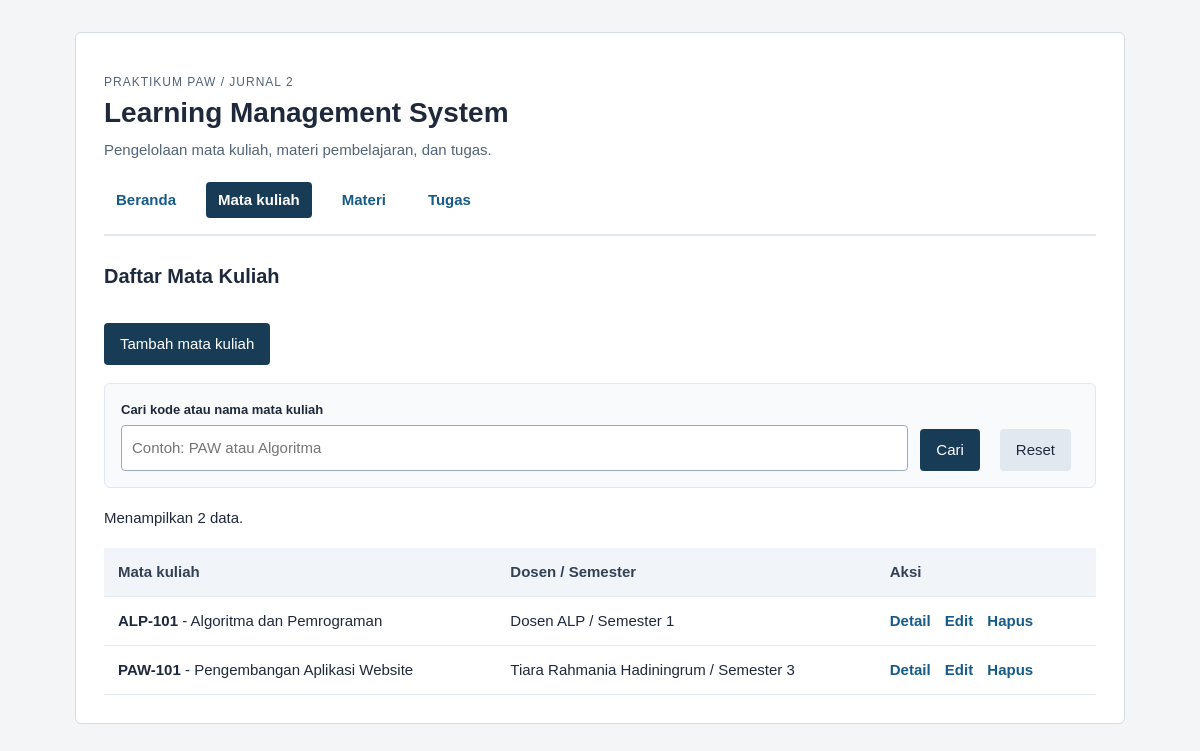
The app's page /daftar_mata_kuliah.php with its own data.
### tables this page shows
CREATE TABLE mata_kuliah (
    id INT UNSIGNED AUTO_INCREMENT PRIMARY KEY,
    kode VARCHAR(20) NOT NULL UNIQUE,
    nama VARCHAR(100) NOT NULL,
    dosen VARCHAR(100) NOT NULL,
    semester TINYINT UNSIGNED NOT NULL
);

### koneksi.php (called while the page is built, shortened)
<?php
function h($teks) {
    return htmlspecialchars((string)$teks, ENT_QUOTES, 'UTF-8');
}

### daftar_mata_kuliah.php (the view, shortened to what this page needs)
<?php
require 'koneksi.php';
$cari = trim($_GET['cari'] ?? '');
$like = '%' . $cari . '%';
$stmt = $conn->prepare('SELECT * FROM mata_kuliah WHERE kode LIKE ? OR nama LIKE ? ORDER BY kode ASC');
$stmt->bind_param('ss', $like, $like);
$stmt->execute();
$hasil = $stmt->get_result();
?>
<!DOCTYPE html>
<html lang="id">
<head>
    <link rel="stylesheet" href="style.css">
</head>
<body>
<main>
    <p class="label-kecil">PRAKTIKUM PAW / JURNAL 2</p>
    <h1>Learning Management System</h1>
    <p class="subjudul">Pengelolaan mata kuliah, materi pembelajaran, dan tugas.</p>
    <nav class="nav-bar">
        <a href="index.php">Beranda</a>
        <a href="daftar_mata_kuliah.php" class="aktif">Mata kuliah</a>
        <a href="daftar_materi.php">Materi</a>
        <a href="daftar_tugas.php">Tugas</a>
    </nav>
    <h2>Daftar Mata Kuliah</h2>
    <p><a class="tombol" href="tambah_mata_kuliah.php">Tambah mata kuliah</a></p>
    <form method="get" class="form-filter">
        <div>
            <label for="cari">Cari kode atau nama mata kuliah</label>
            <input id="cari" name="cari" value="<?= h($cari) ?>" placeholder="Contoh: PAW atau Algoritma">
        </div>
        <button type="submit">Cari</button>
        <a class="tombol tombol-sekunder" href="daftar_mata_kuliah.php">Reset</a>
    </form>
    <p>Menampilkan <?= $hasil->num_rows ?> data.</p>
    <?php if ($hasil->num_rows === 0): ?>
        <p>Data tidak ditemukan.</p>
    <?php else: ?>
        <table>
            <thead>
                <tr>
                    <th>Mata kuliah</th>
                    <th>Dosen / Semester</th>
                    <th>Aksi</th>
                </tr>
            </thead>
            <tbody>
                <?php while ($row = $hasil->fetch_assoc()): ?>
                    <tr>
                        <td><strong><?= h($row['kode']) ?></strong> - <?= h($row['nama']) ?></td>
                        <td><?= h($row['dosen']) ?> / Semester <?= (int)$row['semester'] ?></td>
                        <td class="aksi-link">
                            <a href="detail_mata_kuliah.php?id=<?= (int)$row['id'] ?>">Detail</a>
                            <a href="edit_mata_kuliah.php?id=<?= (int)$row['id'] ?>">Edit</a>
                            <a href="hapus_mata_kuliah.php?id=<?= (int)$row['id'] ?>">Hapus</a>
                        </td>
                    </tr>
                <?php endwhile; ?>
            </tbody>
        </table>
    <?php endif; ?>
</main>
</body>
</html>

### style.css (style rules this page uses)
* { box-sizing: border-box; }
body { margin: 0; background: #f3f5f7; color: #1e293b; font: 15px/1.6 Arial, sans-serif; }
main { max-width: 1050px; margin: 32px auto; padding: 28px; background: #ffffff; border: 1px solid #d4dce3; border-radius: 6px; }
.nav-bar { display: flex; gap: 18px; padding-bottom: 16px; margin-bottom: 24px; border-bottom: 2px solid #e2e8f0; }
.nav-bar a { text-decoration: none; color: #165b87; font-weight: bold; padding: 6px 12px; border-radius: 4px; }
.nav-bar a.aktif, .nav-bar a:hover { background: #183b56; color: #ffffff; }
h1 { font-size: 28px; margin: 0 0 8px; line-height: 1.2; }
h2 { font-size: 20px; margin: 24px 0 12px; }
.subjudul { color: #526477; margin-top: 0; margin-bottom: 20px; }
.label-kecil { color: #526477; font-size: 12px; letter-spacing: 1px; text-transform: uppercase; margin-bottom: 4px; }
table { width: 100%; border-collapse: collapse; margin-top: 18px; }
th, td { padding: 12px 14px; border-bottom: 1px solid #e2e8f0; text-align: left; vertical-align: top; }
th { background: #f1f5f9; font-weight: bold; color: #334155; }
label { display: block; margin-top: 14px; font-weight: bold; margin-bottom: 4px; }
input, select, textarea { display: block; width: 100%; max-width: 650px; padding: 10px; border: 1px solid #9caab7; border-radius: 4px; font: inherit; background: #ffffff; }
button, .tombol { display: inline-block; padding: 9px 16px; margin-top: 16px; margin-right: 8px; background: #183b56; color: #ffffff; border: 0; border-radius: 4px; cursor: pointer; font: inherit; text-decoration: none; }
.tombol-sekunder { background: #e2e8f0; color: #1e293b; }
a { color: #165b87; }
.aksi-link a { margin-right: 10px; font-weight: bold; text-decoration: none; }
.form-filter { display: flex; flex-wrap: wrap; gap: 12px; align-items: flex-end; background: #f8fafc; padding: 16px; border: 1px solid #e2e8f0; border-radius: 6px; margin: 18px 0; }
.form-filter div { flex: 1; min-width: 200px; }
.form-filter label { margin-top: 0; font-size: 13px; }
.form-filter input, .form-filter select { max-width: 100%; }
.form-filter button, .form-filter .tombol { margin-top: 0; }

### records on screen
mata_kuliah: kode "ALP-101", nama "Algoritma dan Pemrograman", dosen "Dosen ALP", semester "1"
mata_kuliah: kode "PAW-101", nama "Pengembangan Aplikasi Website", dosen "Tiara Rahmania Hadiningrum", semester "3"

### other values on screen
$hasil->num_rows "2"
